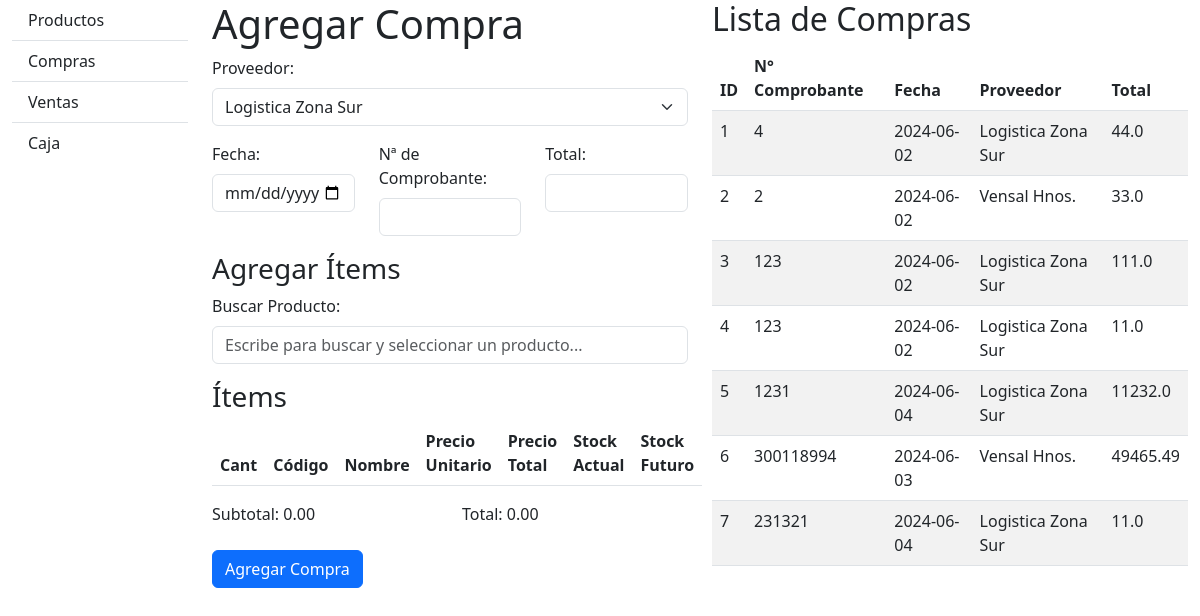
Before: /compras with the older database file.
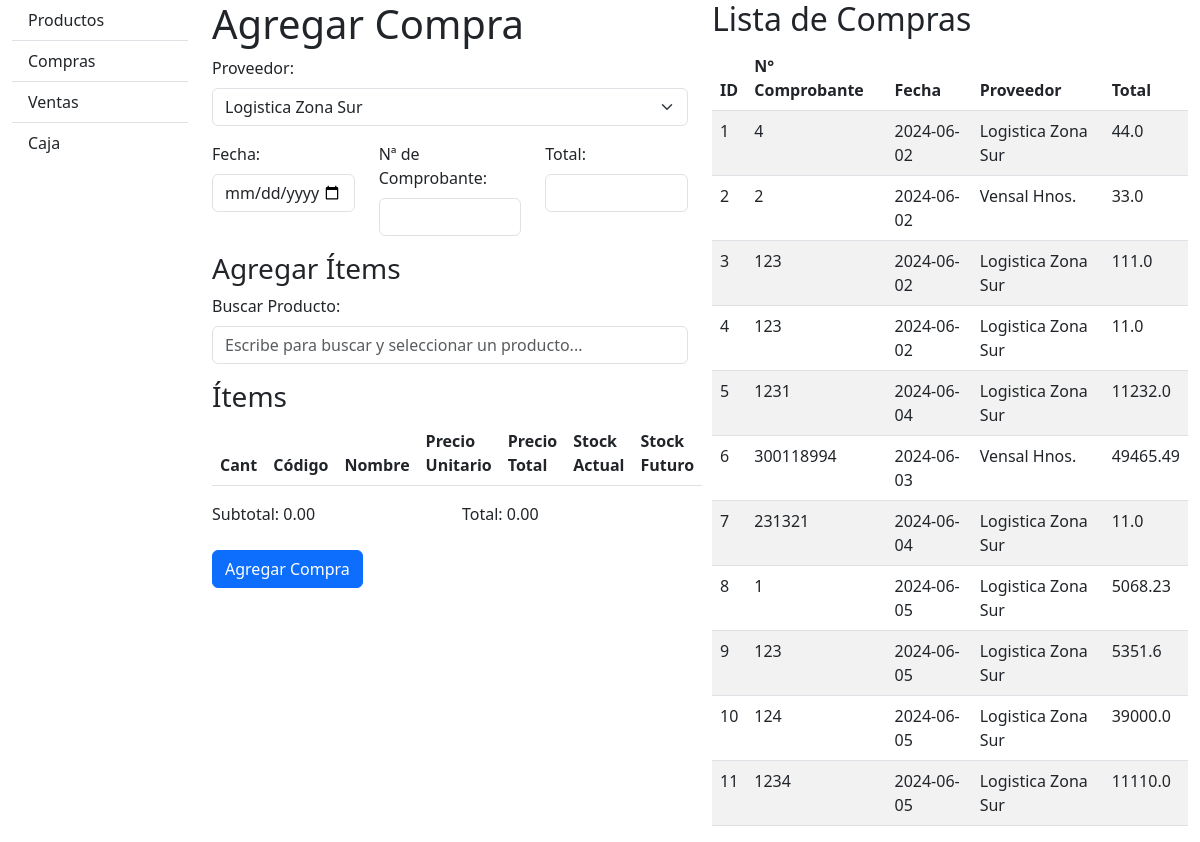
After: the same page with the newer database file.
### database_setup.py (models this page shows)
class Compra(Base):
    __tablename__ = 'Compra'
    id = Column(Integer, primary_key=True, autoincrement=True)
    fecha = Column(Date, nullable=False)
    numero_comprobante = Column(String, nullable=False)
    total = Column(Float, nullable=False)
    idproveedor = Column(Integer, ForeignKey('Proveedor.id'))
    proveedor = relationship('Proveedor')

class Proveedor(Base):
    __tablename__ = 'Proveedor'
    id = Column(Integer, primary_key=True, autoincrement=True)
    nombre = Column(String, nullable=False)
    cuit = Column(String, nullable=True)

### compras.py (the view)
@compras_bp.route('/compras')
def mostrar_compras():
    compras = session.query(Compra).all()
    proveedores = session.query(Proveedor).all()
    productos = session.query(Producto).all()
    return render_template('compras.html', compras=compras, proveedores=proveedores, productos=productos)

### templates/compras.html (shortened to what this page needs)
<!DOCTYPE html>
<html lang="en">
<head>
    <link href="https://cdn.jsdelivr.net/npm/bootstrap@5.3.0/dist/css/bootstrap.min.css" rel="stylesheet">
</head>
<body>
    <div class="container-fluid">
    <div class="row">
        <div class="col-md-2">
            {% include 'navbar.html' %}
        </div>
        <div class="col-md-5">
            <h1>Agregar Compra</h1>
            <form action="/compras/agregar" method="post" id="compraForm">
                                <div class="mb-3">
                    <label for="idproveedor" class="form-label">Proveedor:</label>
                    <select class="form-select" id="idproveedor" name="idproveedor" required>
                        {% for proveedor in proveedores %}
                            <option value="{{ proveedor.id }}">{{ proveedor.nombre }}</option>
                        {% endfor %}
                    </select>
                </div>
                <div class="row mb-3">
                    <div class="col-md-4">
                        <label for="fecha" class="form-label">Fecha:</label>
                        <input type="date" class="form-control" id="fecha" name="fecha" required>
                    </div>
                    <div class="col-md-4">
                        <label for="numero_comprobante" class="form-label">Nª de Comprobante:</label>
                        <input type="text" class="form-control" id="numero_comprobante" name="numero_comprobante" required>
                    </div>
                    <div class="col-md-4">
                        <label for="total" class="form-label">Total:</label>
                        <input type="number" class="form-control" id="total" name="total">
                    </div>
                </div>
                <h3>Agregar Ítems</h3>
                <div class="mb-3">
                    <label for="buscar_producto" class="form-label">Buscar Producto:</label>
                    <input type="text" class="form-control" id="buscar_producto" placeholder="Escribe para buscar y seleccionar un producto...">
                </div>
                <h3>Ítems</h3>
                <table class="table table-striped" id="itemsTable">
                    <thead>
                        <tr>
                            <th>Cant</th>
                            <th>Código</th>
                            <th>Nombre</th>
                            <th>Precio Unitario</th>
                            <th>Precio Total</th>
                            <th>Stock Actual</th>
                            <th>Stock Futuro</th>
                        </tr>
                    </thead>
                </table>
                <div class="row mb-3">
                    <div class="col-md-6">
                        <label for="subtotal" class="form-label">Subtotal:</label>
                        <span id="subtotal">0.00</span>
                    </div>
                    <div class="col-md-6">
                        <label for="totalFactura" class="form-label">Total:</label>
                        <span id="totalFactura">0.00</span>
                    </div>
                </div>
                <button type="submit" class="btn btn-primary">Agregar Compra</button>
            </form>
        </div>
        <div class="col-md-5">
            <h2>Lista de Compras</h2>
            <table class="table table-striped">
                <thead id="tablaEncabezado">
                    <tr>
                        <th>ID</th>
                        <th>N° Comprobante</th>
                        <th>Fecha</th>
                        <th>Proveedor</th>
                        <th>Total</th>
                    </tr>
                </thead>
                <tbody>
                    {% for compra in compras %}
                    <tr>
                        <td>{{ compra.id }}</td>
                        <td>{{ compra.numero_comprobante }}</td>
                        <td>{{ compra.fecha }}</td>
                        <td>{{ compra.proveedor.nombre }}</td>
                        <td>{{ compra.total }}</td>
                    </tr>
                    {% endfor %}
                </tbody>
            </table>
        </div>
    </div>
</div>
</body>
</html>

### templates/navbar.html
<nav id="sidebar" class="bg-light">
    <div class="list-group list-group-flush">
        <a href="/productos" class="list-group-item list-group-item-action">Productos</a>
        <a href="/compras" class="list-group-item list-group-item-action">Compras</a>
        <a href="/ventas" class="list-group-item list-group-item-action">Ventas</a>
        <a href="#" class="list-group-item list-group-item-action">Caja</a>
    </div>
</nav>

Changed rows visible on the page:
added Compra: id "8", numero_comprobante "1", fecha "2024-06-05", proveedor.nombre "Logistica Zona Sur", total "5068.23"
added Compra: id "9", numero_comprobante "123", fecha "2024-06-05", proveedor.nombre "Logistica Zona Sur", total "5351.6"
added Compra: id "10", numero_comprobante "124", fecha "2024-06-05", proveedor.nombre "Logistica Zona Sur", total "39000.0"
added Compra: id "11", numero_comprobante "1234", fecha "2024-06-05", proveedor.nombre "Logistica Zona Sur", total "11110.0"
